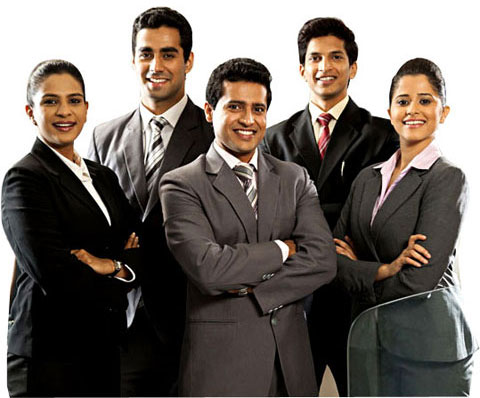
#> input picture gg.jpg, 480 x 398 px
$ jupyter execute --allow-errors 'Face_Recognition .ipynb'   (text cells are left out)
#> lines starting #> are read from the running program, lines starting #| are printed output that depends on the picture; after the words box and inside, x2 and y2 are one past the last pixel; in counts of white or black regions, pixels touching at a corner belong together
[cell 1]
# Importing Modules
import cv2
import numpy as np

[cell 2]
# reading Image
img=cv2.imread('gg.jpg')  # img=cv2.imread('gg.jpg',0)  :'0' will give  grayscale image
#> img is the input picture: shape (398, 480, 3); mean B, G, R 100.5, 106.1, 113.6
                          # and '1' will give colored image
#print(img)             # numpy array - as image is converted into numpay arrays
print(img.shape)
#| (398, 480, 3)
print(type(img))
#| <class 'numpy.ndarray'>

[cell 3]
#showing image
cv2.imshow('face',img)
cv2.waitKey(10)         # image will be shown for 10 miliseconds
cv2.destroyAllWindows() # closes all windows

[cell 4]
cv2.imshow('img',img)
cv2.waitKey(2000)      # image will be shown for 20000 miliseconds
cv2.destroyAllWindows()

[cell 5]
# Resize the image
resized_image=cv2.resize(img,(int(img.shape[1]*2),int(img.shape[0]*2)))   #double the image size
cv2.imshow('resize',resized_image)
cv2.waitKey(2000)
cv2.destroyAllWindows()

[cell 6]
# Datecting Face using cascade classifier(contains predefined face features)
face_cascade=cv2.CascadeClassifier('haarcascade_frontalface_default.xml')   #creating a cascade classifier


# reading the image
img=cv2.imread('gg.jpg')


#Reading the image as a grayscale image
gray_img=cv2.cvtColor(img,cv2.COLOR_BGR2GRAY)      #converting image into grayscale image
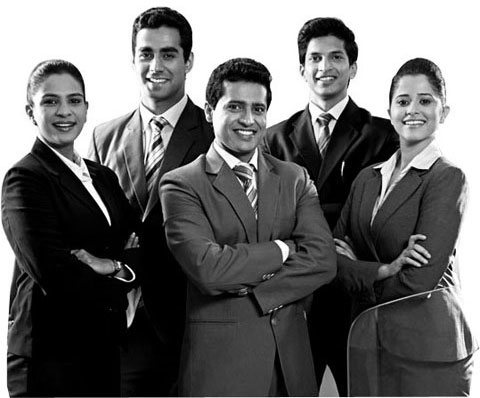
#> gray_img: shape (398, 480); min 0, max 255, mean 107.7


#Search the coordinates of the image
faces=face_cascade.detectMultiScale(gray_img,scaleFactor=1.05,minNeighbors=5)
#> faces = [[127, 30, 64, 64], [298, 35, 58, 58], [32, 77, 64, 64], [383, 76, 63, 63], [214, 83, 65, 65]]
#'detectMultiScale' is the method to search the face rectangle coordinates
#'scalefactor' decreases the shape value by 5% ,until the face is found ,
#Smaller the scaleFactor greater the accuracy


#Drawing a rectange
for x,y,w,h in faces:
    img=cv2.rectangle(img,(x,y),(x+w,y+h),(0,255,0),2)
#> this loop made 5 passes
#> pass 1, `img=cv2.rectangle(img,(x,y),(x+w,y+h),(0,255,0),2)`:
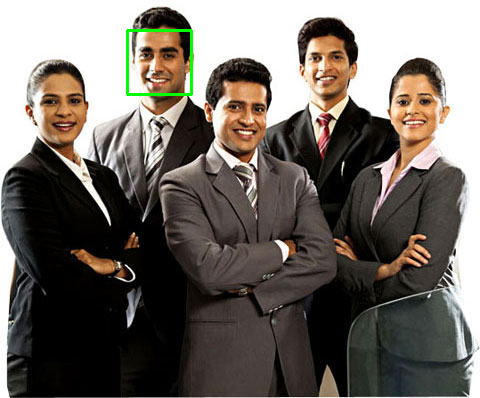
#> img: shape (398, 480, 3); 0.4% of pixels changed, all inside (x1, y1, x2, y2) = (126, 29, 193, 96)
#> after the loop:
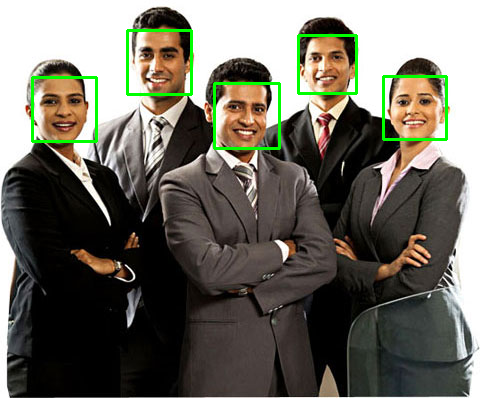
#> img: shape (398, 480, 3); mean B, G, R 97.6, 108, 110.2
    # rectange is the method to draw rectange
    #x,y,x+w,y+h are the coordinates of the rectange
    #(0,255,0) is the BGR value of the ractange   ---- Range=(0 to 255)
    # 3 is the width of the rectangle


cv2.imshow('face',img)
cv2.waitKey(2000)
cv2.destroyAllWindows()

[cell 7]
# Capturing video from the camera
video=cv2.VideoCapture(0)  # Method to create videocapture object.It will trigger the camera
                           #Either give path to the video file or use numbers.Numbers specify that
                           # you will be using webcam to capture video. '0' means the webcam ,'1'
                           #  means camera(external) other than webcam connectd to your PC.


video.release()         # This will release the camera in some miliseconds.

# Running just this code will switch on the camera light for a second.
# so here we have to add a time delay

[cell 8]
import time              # time Module
video=cv2.VideoCapture(0)

time.sleep(3)          # This will stop the script for 3 seconds

video.release()

[cell 9]
# Adding windows that shows  the video

video=cv2.VideoCapture(0)

check,frame =video.read()        #'check' is bool data type, returns true if the python is able
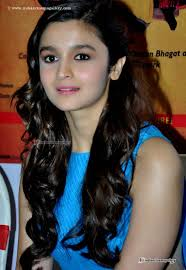
#> input picture test_data/test2.jpg, 186 x 270 px, given in place of the camera
#> frame is the input picture: shape (270, 186, 3); mean B, G, R 67.2, 72.6, 82.9
                                  # capture the videoCapture object
                                 #'frame' is the numpy array, it represents the first image that
                                  # video captures.

print(check)
#| True
print(frame)
#> (printed output is left out)

time.sleep(3)

cv2.imshow('video',frame)      # it will display the first frame of the videocapture object
cv2.waitKey(2000)

video.release()

cv2.destroyAllWindows()

[cell 10]
# In order to capture the video we will be using the while loop. While condition is such that,
# until 'check' is true,Python will display the frames.

video=cv2.VideoCapture(0)

a=1

while True:
    a=a+1
    check,frame=video.read()

    gray=cv2.cvtColor(frame,cv2.COLOR_BGR2GRAY)
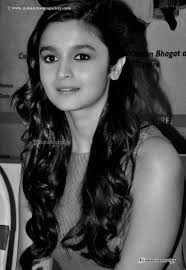
#> gray: shape (270, 186); min 0, max 221, mean 75.1

    cv2.imshow('capturing',gray)

    key=cv2.waitKey(1)         # This will generate a new frame after every miliseconds
#> (key q is pressed here)

    if key==ord('q'):          # when you press q the window will get destroyed
        break


print(a)           # print the number of frames
video.release()
cv2.destroyAllWindows()

[cell 11]
# Detecting face in video

face_cascade=cv2.CascadeClassifier('haarcascade_frontalface_default.xml')

video=cv2.VideoCapture(0)

while True:
    check,frame=video.read()

    gray=cv2.cvtColor(frame,cv2.COLOR_BGR2GRAY)

    faces=face_cascade.detectMultiScale(gray,scaleFactor=1.05,minNeighbors=5)
#> faces = [[25, 25, 86, 86], [58, 21, 89, 89]]

    for x,y,w,h in faces:
        cv2.rectangle(frame,(x,y),(x+w,y+h),(20,25,200),2)
#> this loop made 2 passes
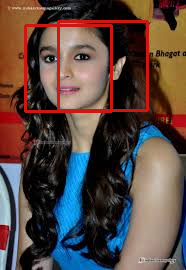
#> frame: shape (270, 186, 3); 3.92% of pixels changed, all inside (x1, y1, x2, y2) = (24, 20, 149, 113)


    cv2.imshow('capturing',frame)

    key=cv2.waitKey(1)
#> (key q is pressed here)

    if key==ord('q'):
        break

video.release()
cv2.destroyAllWindows()

[cell 12]
#Face Recognizer

import cv2
import os          # os module for reading training data directories and paths
import numpy as np

[cell 13]
# As OpenCV face recognizer accepts labels as integers so we need to define a mapping between
# integer labels and persons actual names so below I am defining a mapping of persons integer
# labels and their respective names.

#there is no label 0 in our training data so subject name for index/label 0 is empty
subjects=['','Aalia_Bhatt','Aamir_khan','Ranvir_singh','Sharukh_Khan','Taapsee_Pannu']

[cell 14]
#Preparing the data

# Function to detect face using opencv
def detect_face(img):

    gray=cv2.cvtColor(img, cv2.COLOR_BGR2GRAY)   #Converting to grayscale

    face_cascade=cv2.CascadeClassifier('haarcascade_frontalface_default.xml')

    faces=face_cascade.detectMultiScale(gray,scaleFactor=1.05,minNeighbors=5)

    #if no face is detected then return original image
    if(len(faces)==0):
        return None,None

    # extract face area
    (x ,y,w,h)=faces[0]

    #return only face part
    return gray[y:y+w,x:x+h], faces[0]

[cell 15]
#this function will read all persons' training images, detect face from each image
#and will return two lists of exactly same size, one list
# of faces and another list of labels for each face

def prepare_training_data(data_folder_path):

    # get the directories(one directory for each subject) in data folder
    dirs=os.listdir(data_folder_path)

    #list to hold all subject faces
    faces=[]

    # list to hold labels for all subject faces
    labels=[]

    for dir_name in dirs:

        #our subject directories start with letter 's' so
        #ignore any non-relevant directories if any
        if not dir_name.startswith('s'):
            continue


         #extract label number of subject from dir_name
        #format of dir name = slabel
        #, so removing letter 's' from dir_name will give us label
        label=int(dir_name.replace('s',''))

        #built path of directory containing images for current subject
        # sample subject_dir_path='training-data/s1'
        subject_dir_path=data_folder_path+'/'+dir_name

        #get the images names  that are inside the subject directory
        subject_images_names= os.listdir(subject_dir_path)

        # go through each image name ,read image ,detect face ,and add face to the list of faces
        for image_name in subject_images_names:

            #build image path
            #same image path=training-data/s1/1.pgm
            image_path=subject_dir_path+'/'+image_name

            #read image
            image=cv2.imread(image_path)

            #display an image window to show the image
            cv2.imshow('training on image ....',image)
            cv2.waitKey(100)

            #detect face using function detect_face
            face,rect=detect_face(image)

            if face is not None:
                #add face to faces list
                faces.append(face)
                #add label for this face
                labels.append(label)

    cv2.destroyAllWindows()
    cv2.waitKey(1)
    cv2.destroyAllWindows()
    return faces,labels

#> (a cell that did not finish here is left out)

[cell 17]
#traning face recognizor

#OpenCV has three face recognizor ,we can use any one of them
#1-EigenFace Recognizer
#2-FisherFace Recognizer
#3-LocalBinaryPatternsHistogram(LBPH) Recognizer

# create the LBPH face recognizor
face_recognizer=cv2.face.LBPHFaceRecognizer_create()

#train face recognizor
#> (the rest of this cell did not finish here and is left out)

[cell 18]
#function to draw rectangle on image
def draw_rectangle(img,rect):
    (x,y,w,h)=rect
    cv2.rectangle(img,(x,y),(x+w,y+h),(255,0,0),2)


#function to draw text on image
def draw_text(img,text,x,y):
    cv2.putText(img,text,(x,y),cv2.FONT_HERSHEY_PLAIN,1.5,(0,255,0),2)

[cell 19]
# function that recognizes the test image
def predict(test_image):
    img=test_image.copy()

    #detect face from the image
    face,rect=detect_face(img)

    #predict the face using our face recognizer
    label=face_recognizer.predict(face)

    # get name of the respective label returned by face recognizer
    label_text=subjects[label[0]]


    #draw a rectangle around the face detected
    draw_rectangle(img,rect)

    # draw name of the predicted image
    draw_text(img,label_text,rect[0],rect[1]-5)

    return img

[cell 20]
#predicting image
print('predicting image ....')

#load test images
test_img1=cv2.imread('test_data/test3.jpg')
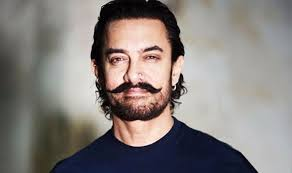
#> input picture test_data/test3.jpg, 292 x 173 px
#> test_img1 is the input picture: shape (173, 292, 3); mean B, G, R 123.8, 126.6, 132.8
test_img2=cv2.imread('test_data/test4.jpg')
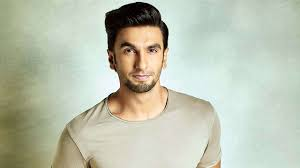
#> input picture test_data/test4.jpg, 300 x 168 px
#> test_img2 is the input picture: shape (168, 300, 3); mean B, G, R 175.5, 193.8, 188.7

# perform a prediction
#> (the rest of this cell did not finish here and is left out)

#> in detect_face, `gray=cv2.cvtColor(img, cv2.COLOR_BGR2GRAY)`:
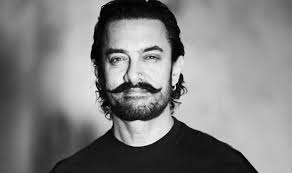
#> gray: shape (173, 292); min 0, max 249, mean 128.2
#> in detect_face, `faces=face_cascade.detectMultiScale(gray,scaleFactor=1.05,minNeighbors..`: faces = [[87, 19, 99, 99]]
#> in detect_face, `(x ,y,w,h)=faces[0]`: x = 87; y = 19; w = 99
#> in predict, `face,rect=detect_face(img)`:
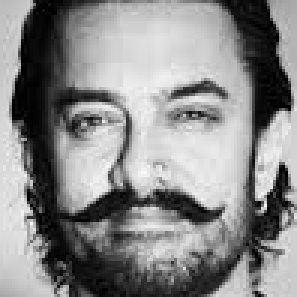
#> face: shape (99, 99) (shown 3 times larger); min 0, max 249, mean 137
#> in predict, `face,rect=detect_face(img)`: rect = [87, 19, 99, 99]
predicted_img2=predict(test_img2)

print('prediction complete')

#display both images
cv2.imshow('test1',predicted_img1)
cv2.imshow('test2',predicted_img2)
cv2.waitKey(0)
cv2.destroyAllWindows()
